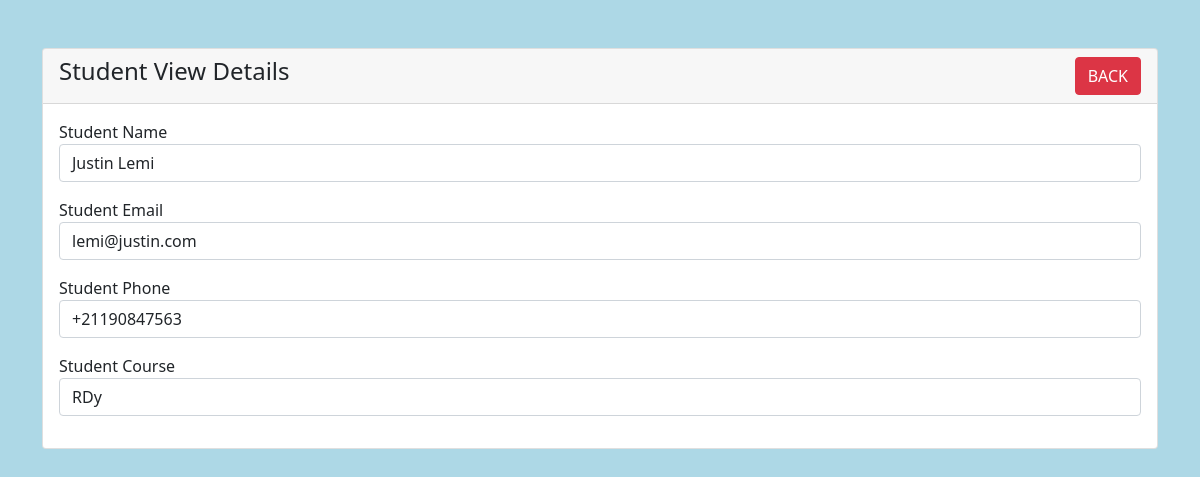
Screenshot of /student-view.php?id=3 with the database file from the repository.
### tables this page shows
CREATE TABLE `students` (
  `id` int(11) NOT NULL,
  `name` varchar(191) NOT NULL,
  `email` varchar(191) NOT NULL,
  `phone` varchar(191) NOT NULL,
  `course` varchar(191) NOT NULL
);

### student-view.php (the view, shortened to what this page needs)
<?php
require 'dbcon.php';
?>
<!doctype html>
<html lang="en">
  <head>
    <link href="https://cdn.jsdelivr.net/npm/bootstrap@5.1.3/dist/css/bootstrap.min.css" rel="stylesheet">
</head>
<body style="background-color: lightblue;">
    <div class="container mt-5">
        <div class="row">
            <div class="col-md-12">
                <div class="card">
                    <div class="card-header">
                        <h4>Student View Details
                            <a href="index.php" class="btn btn-danger float-end">BACK</a>
                        </h4>
                    </div>
                    <div class="card-body">
                        <?php
                        if(isset($_GET['id']))
                        {
                            $student_id = mysqli_real_escape_string($con, $_GET['id']);
                            $query = "SELECT * FROM students WHERE id='$student_id' ";
                            $query_run = mysqli_query($con, $query);
                            if(mysqli_num_rows($query_run) > 0)
                            {
                                $student = mysqli_fetch_array($query_run);
                                ?>
                                    <div class="mb-3">
                                        <label>Student Name</label>
                                        <p class="form-control">
                                            <?=$student['name'];?>
                                        </p>
                                    </div>
                                    <div class="mb-3">
                                        <label>Student Email</label>
                                        <p class="form-control">
                                            <?=$student['email'];?>
                                        </p>
                                    </div>
                                    <div class="mb-3">
                                        <label>Student Phone</label>
                                        <p class="form-control">
                                            <?=$student['phone'];?>
                                        </p>
                                    </div>
                                    <div class="mb-3">
                                        <label>Student Course</label>
                                        <p class="form-control">
                                            <?=$student['course'];?>
                                        </p>
                                    </div>
                                <?php
                            }
                            else
                            {
                                echo "<h4>No Such Id Found</h4>";
                            }
                        }
                        ?>
                    </div>
                </div>
            </div>
        </div>
    </div>
</body>
</html>

### rows the page displays
students: name "Justin Lemi", email "lemi@justin.com", phone "+21190847563", course "RDy"
